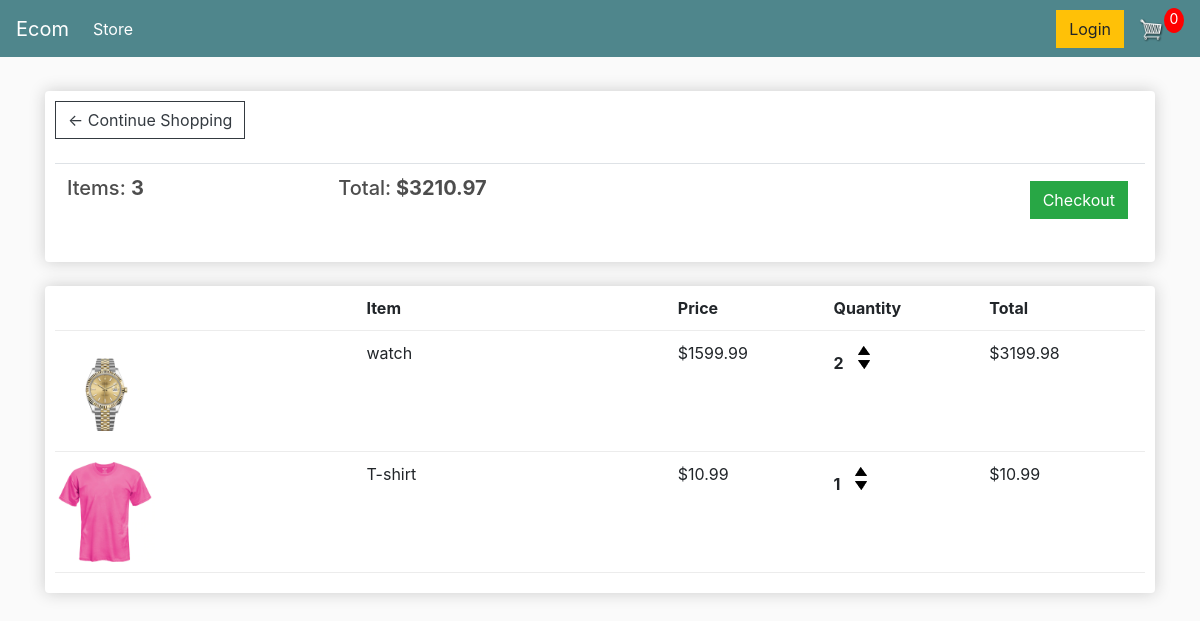
The app's page /cart/ (signed in) with its own data.
### store/models.py (models this page shows, shortened)
class Order(models.Model):
    customer = models.ForeignKey(Customer, on_delete=models.SET_NULL, null=True, blank=True)
    date_ordered = models.DateTimeField(auto_now_add=True)
    complete = models.BooleanField(default=False)
    transaction_id = models.CharField(max_length=100, null=True)
    @property
    def get_cart_total(self):
        orderitems = self.orderitem_set.all()
        total = sum([item.get_total for item in orderitems])
        return total
    @property
    def get_cart_items(self):
        orderitems = self.orderitem_set.all()
        total = sum([item.quantity for item in orderitems])
        return total

class OrderItem(models.Model):
    product = models.ForeignKey(Product, on_delete=models.SET_NULL, blank=True, null = True)
    order = models.ForeignKey(Order, on_delete = models.SET_NULL, blank=True, null=True)
    quantity = models.IntegerField(default = 0, null=True, blank = True)
    date_added = models.DateTimeField(auto_now_add=True)
    @property
    def get_total(self):
        total = self.product.price * self.quantity
        return total

class Product(models.Model):
    name = models.CharField(max_length=200, null = True)
    price = models.FloatField()
    digital = models.BooleanField(default = False, null = True)
    image = models.ImageField(null=True, blank = True)
    @property
    def imageURL(self):
        try:
            url = self.image.url
        except:
            url = ''
        return url

### store/views.py (the view)
# urls.py: path('cart/', views.cart, name="cart"),
def cart(request):
    if request.user.is_authenticated:
        customer = request.user.customer
        order, created = Order.objects.get_or_create(customer = customer, complete = False)
        items = order.orderitem_set.all()
    else:
        items =  []
        order = {'get_cart_total' :0, 'get_cart_items': 0}
    context = {'items':items, 'order':order}
    return render(request, 'store/cart.html', context)

### store/templates/store/cart.html
{% extends 'store/main.html' %}
{% load static %}
{% block content %}
	<div class="row">
		<div class="col-lg-12">
			<div class="box-element">
				<a  class="btn btn-outline-dark" href="{% url 'store' %}">&#x2190; Continue Shopping</a>
				<br>
				<br>
				<table class="table">
					<tr>
						<th><h5>Items: <strong>{{order.get_cart_items}}</strong></h5></th>
						<th><h5>Total:<strong> ${{order.get_cart_total}}</strong></h5></th>
						<th>
							<a  style="float:right; margin:5px;" class="btn btn-success" href="{% url 'checkout' %}">Checkout</a>
						</th>
					</tr>
				</table>
			</div>
			<br>
			<div class="box-element">
				<div class="cart-row">
					<div style="flex:2"></div>
					<div style="flex:2"><strong>Item</strong></div>
					<div style="flex:1"><strong>Price</strong></div>
					<div style="flex:1"><strong>Quantity</strong></div>
					<div style="flex:1"><strong>Total</strong></div>
				</div>
				{% for item in items %}
				<div class="cart-row">
					<div style="flex:2"><img class="row-image" src="{{item.product.imageURL}}"></div>
					<div style="flex:2"><p>{{item.product.name}}</p></div>
					<div style="flex:1"><p>${{item.product.price}}</p></div>
					<div style="flex:1">
						<p class="quantity">{{item.quantity}}</p>
						<div class="quantity">
							<img class="chg-quantity" src="{% static  'images/arrow-up.png' %}">
							<img class="chg-quantity" src="{% static  'images/arrow-down.png' %}">
						</div>
					</div>
					<div style="flex:1"><p>${{item.get_total}}</p></div>
				</div>
                {% endfor %}
			</div>
		</div>
	</div>
{% endblock content %}

### store/templates/store/main.html (shortened to what this page needs)
<!DOCTYPE html>
{% load static %}
<html>
<head>
	<link rel="stylesheet" href="https://stackpath.bootstrapcdn.com/bootstrap/4.4.1/css/bootstrap.min.css">
	<link rel="stylesheet" type="text/css" href="{% static 'css/main.css' %}">
</head>
<body>
	<nav class="navbar navbar-expand-lg navbar-dark bg-dark">
	  <a class="navbar-brand" href="{% url 'store' %}">Ecom</a>
	  <div class="collapse navbar-collapse" id="navbarSupportedContent">
	    <ul class="navbar-nav mr-auto">
	      <li class="nav-item active">
	        <a class="nav-link" href="{% url 'store' %}">Store <span class="sr-only">(current)</span></a>
	      </li>
	    </ul>
        <div class="form-inline my-2 my-lg-0">
            <a href="#" class="btn btn-warning">Login</a>
             <a href="{% url 'cart' %}">
        <img id="cart-icon" src="{% static 'images/cart.png' %}">
            </a>
    <p id="cart-total">0</p>
    </div>
	  </div>
	</nav>
     <div class="container">
            <br>
            {% block content %}
            {% endblock content %}
         </div>
</body>
</html>

### static/css/main.css (style rules this page uses)
body { background-color: hsl(0, 0%, 98%); }
h1,h2,h3,h4,h5,h6 { color:hsl(0, 0%, 30%); }
.box-element { box-shadow:hsl(0, 0%, 80%) 0 0 16px; background-color: #fff; border-radius: 4px; padding: 10px; }
.bg-dark { background-color: #4f868c!important; }
#cart-icon { width:25px; display: inline-block; margin-left: 15px; }
#cart-total { display: block; text-align: center; color:#fff; background-color: red; width: 20px; height: 25px; border-radius: 50%; font-size: 14px; }
.col-lg-4, .col-lg-6, .col-lg-8, .col-lg-12 { margin-top: 10px; }
.btn { border-radius: 0; }
.row-image { width: 100px; }
.cart-row { display: flex; align-items: flex-stretch; padding-bottom: 10px; margin-bottom: 10px; border-bottom: 1px solid #ececec; }
.quantity { display: inline-block; font-weight: 700; padding-right:10px; }
.chg-quantity { width: 12px; cursor: pointer; display: block; margin-top: 5px; transition:.1s; }

### records on screen
Order: get_cart_items "3", get_cart_total "3210.97"
OrderItem: product.imageURL (picture), product.name "watch", product.price "1599.99", quantity "2", get_total "3199.98"
OrderItem: product.imageURL (picture), product.name "T-shirt", product.price "10.99", quantity "1", get_total "10.99"
